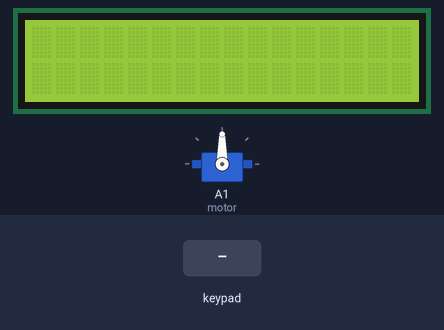
A sketch run on a simulated Arduino Uno, built with avr-gcc and run on an emulated ATmega328P. Parts: 16×2 character LCD, servo. Inputs (shaded band) come from the test bench. What the sketch prints to the serial monitor is not drawn.

Above: at 1.2 s.
1.3 s: keypad keys 5 4 3 2 # pressed 0.4 s apart
At 3.4 s:
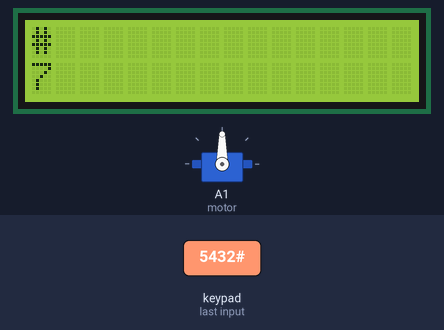
4.8 s: key '*' pressed
At 6.0 s:
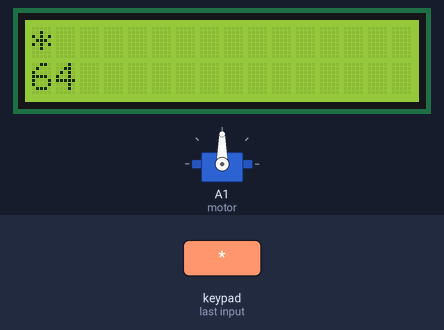
6.3 s: key 'D' pressed
At 7.4 s:
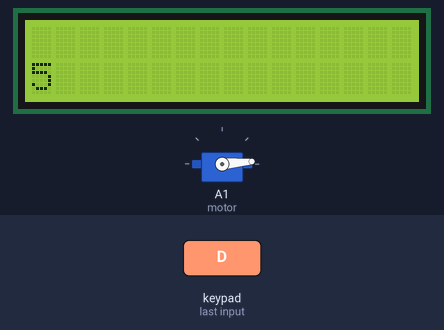
7.8 s: keypad keys 5 4 3 2 * pressed 0.4 s apart
At 9.7 s:
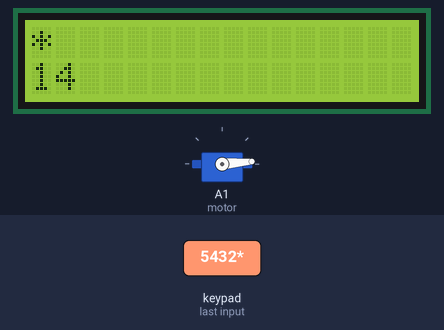
11.3 s: keypad keys 6 7 8 9 # pressed 0.4 s apart
At 13.5 s:
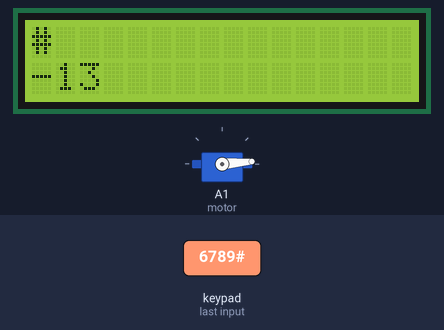
Timing chart, 0 to 15.0 s (numbered marks = the images above; inputs shaded):
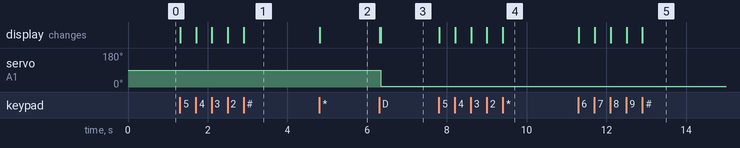

The sketch:

SERVO_AYARLI.ino
```cpp
#include <EEPROM.h>
#include <LiquidCrystal.h>
#include <Servo.h>

LiquidCrystal lcd(10,11,A2,A3,A4,A5);

#include <Keypad.h>
Servo motor;


const byte ROWS = 4;
const byte COLS = 4;
char keys[ROWS][COLS] = {
  {'7','8','9','A'},
  {'4','5','6','B'},
  {'1','2','3','C'},
  {'*','0','#','D'}
  };
byte rowPins[ROWS] = {5,4,3,2};
byte colPins[COLS] = {6, 7, 8, 9};
Keypad keypad = Keypad( makeKeymap(keys), rowPins, colPins, ROWS, COLS );

int derece;
int adres;
int i=0;
void setup(){
  Serial.begin(9600);
  lcd.begin(16,2);
  motor.attach(A1);
  Serial.println("Derece Girin:");
}

void loop(){
  char key = keypad.getKey();

  if (key) {
    if(key!='A' && key !='B' && key != 'C' && key!='D')
    {
    lcd.setCursor(i,0);
    lcd.print(key);
    derece=derece*10+(key-48);
    lcd.setCursor(0,1);
    lcd.print(derece);
    if(derece>=90)
    {
      lcd.clear();
      derece=0;
    }
    }

    if(key=='D' && key>=0 && key<=90)
    {
      lcd.clear();
      derece=map(derece,0,1023,0,90);
      delay(15);
      motor.write(derece);
      delay(15);
      lcd.setCursor(0,1);
      lcd.print(derece);
      derece=0;
    }
  }
}
```

Measured:
- after the input at 1.3 s, the display: first changes at once (image 1 shows a later state)
- after the input at 4.8 s, the display: changes at once (image 2)
- after the input at 6.3 s, servo on A1 (motor): 90° → 5° at once; the display: first changes at once (image 3 shows a later state)
- after the input at 7.8 s, the display: first changes at once (image 4 shows a later state)
- after the input at 11.3 s, the display: first changes at once (image 5 shows a later state)
